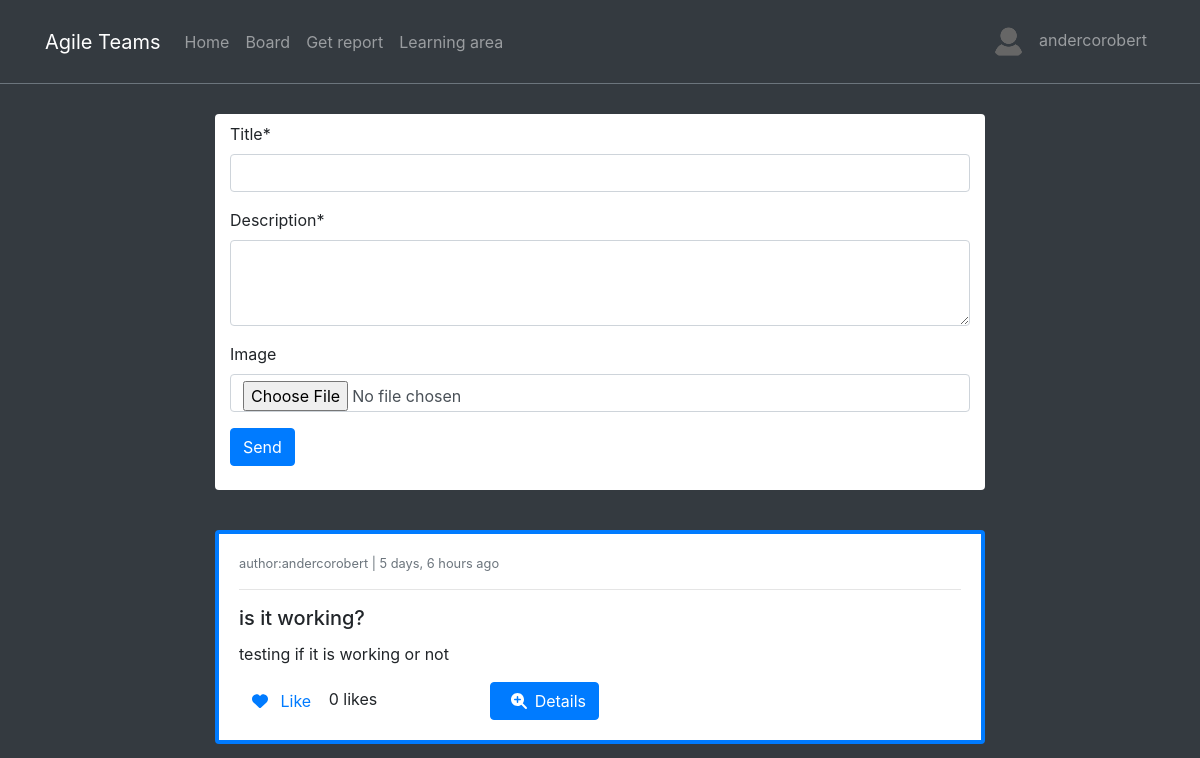
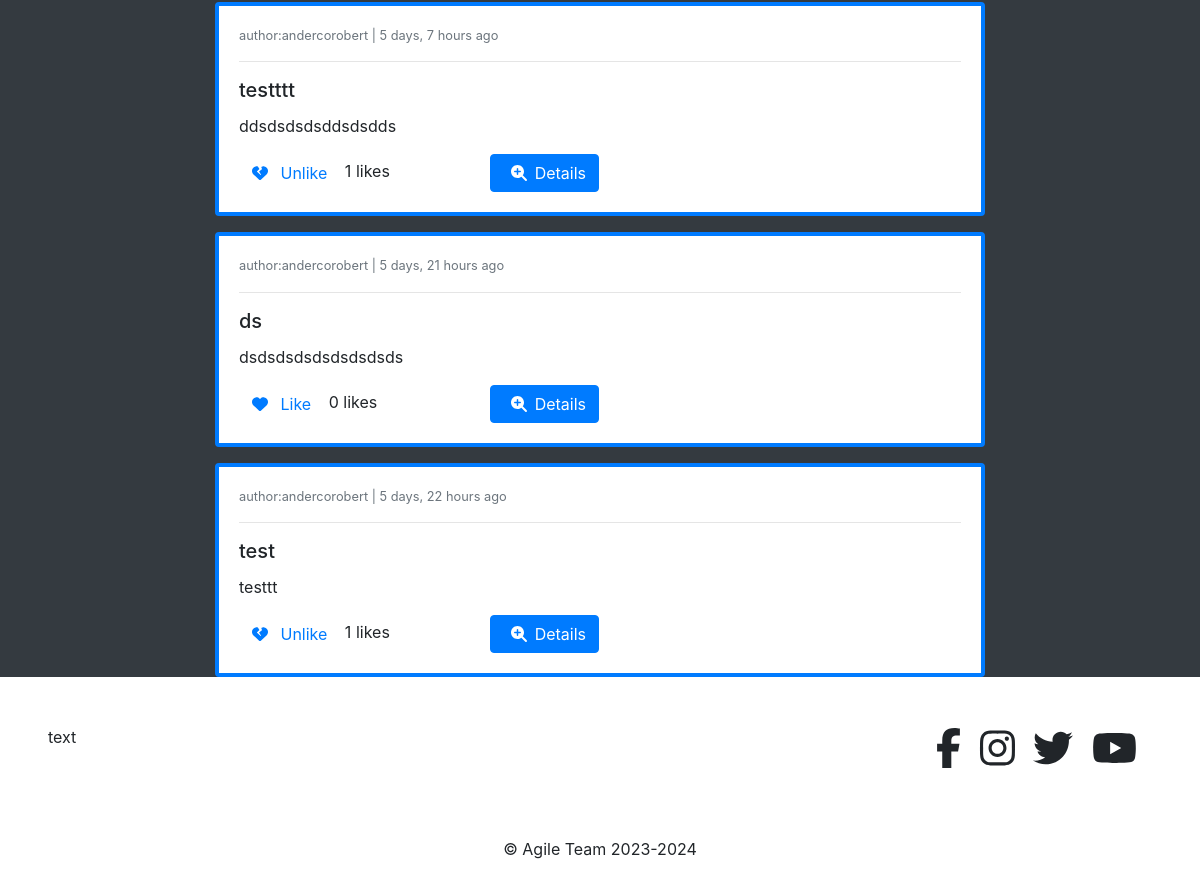
The app's page /posts/ (signed in), older data (2 pictures, top to bottom).
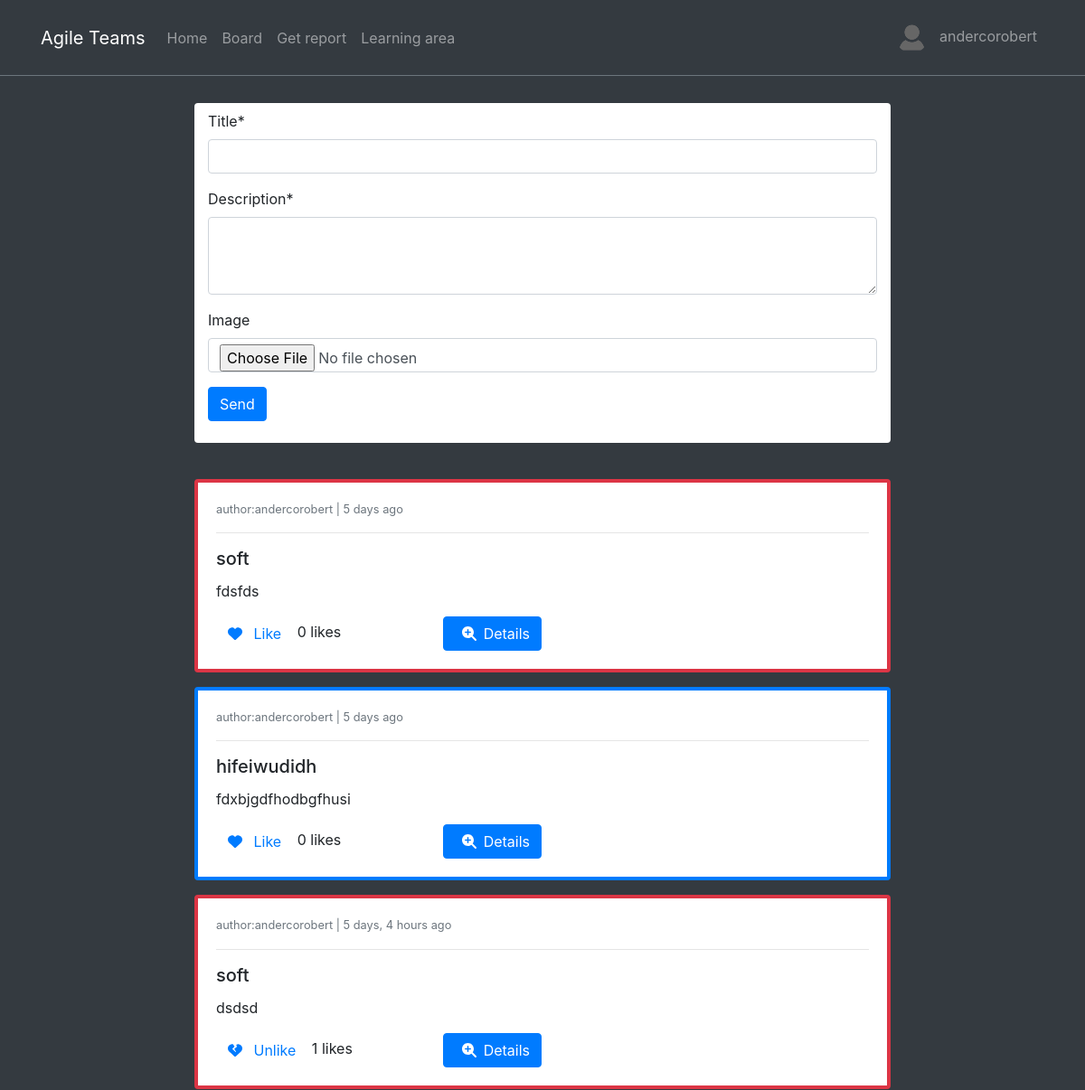
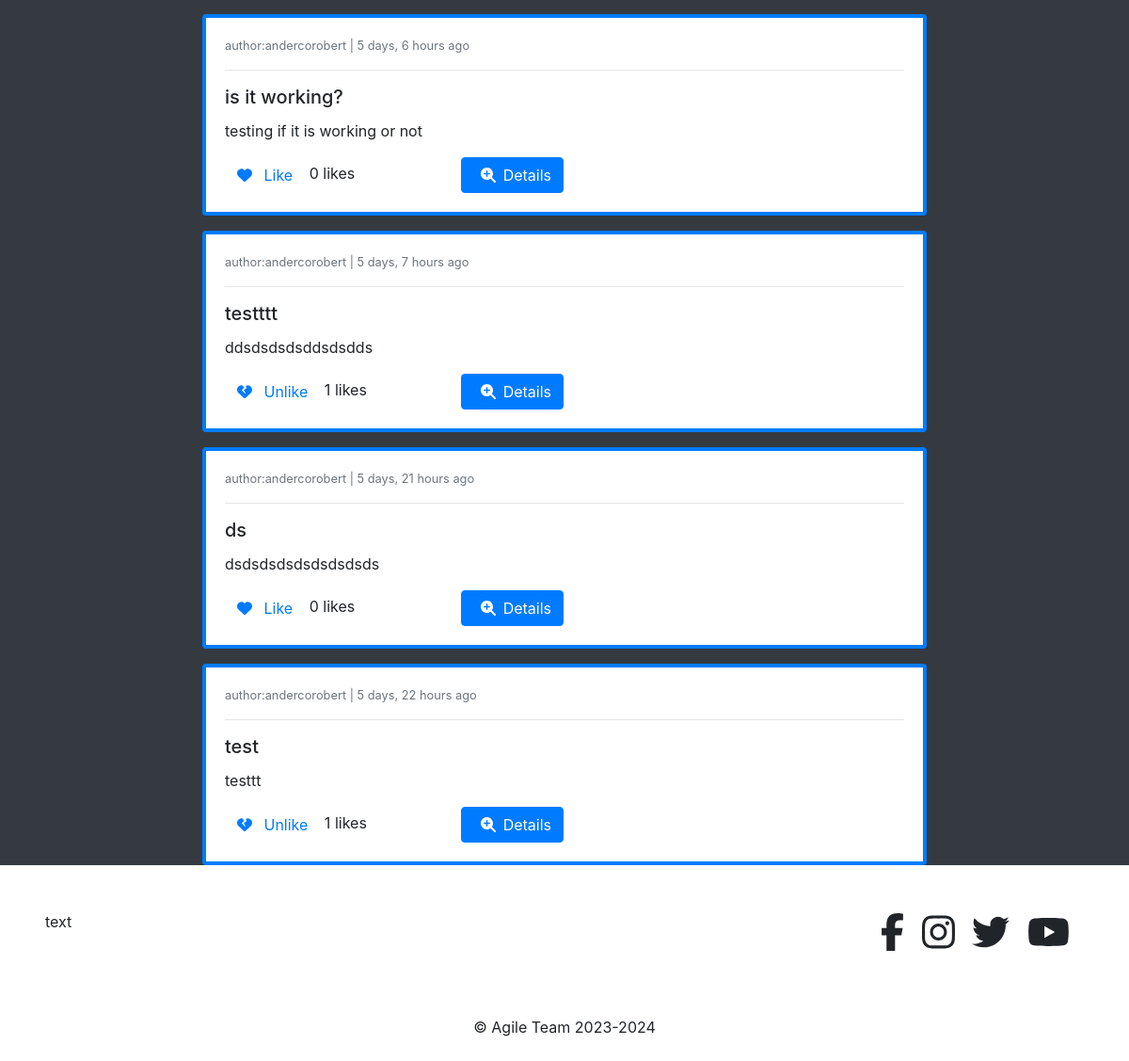
The same page, newer data (2 pictures, top to bottom).
### posts/models.py (models this page shows, shortened)
class Post(models.Model):
    author = models.ForeignKey(Profile, on_delete=models.CASCADE)
    liked = models.ManyToManyField(Profile, related_name="liked", blank=True)
    updated = models.DateTimeField(auto_now=True)
    created = models.DateTimeField(auto_now_add=True)

class GeneralPost(Post):
    title = models.CharField(max_length=200)
    description = models.CharField(max_length=300)
    image = models.ImageField(upload_to=get_upload_path, blank=True, validators=[FileExtensionValidator(['png','jpg', 'jpeg'])])
    def get_absolute_url(self):
        return reverse("posts:gp-detail", kwargs={"pk": self.pk})

class Post(models.Model):
    author = models.ForeignKey(Profile, on_delete=models.CASCADE)
    liked = models.ManyToManyField(Profile, related_name="liked", blank=True)
    updated = models.DateTimeField(auto_now=True)
    created = models.DateTimeField(auto_now_add=True)

class ProblemPost(Post):
    report = models.ForeignKey(Report, on_delete=models.CASCADE)
    problem_reported = models.ForeignKey(ProblemReported, on_delete=models.CASCADE)
    objects = PostManager()
    def get_absolute_url(self):
        return reverse("posts:pp-detail", kwargs={"pk1": self.pk, 'pk': self.problem_reported.id})

### profiles/models.py (models this page shows)
class Profile(models.Model):
    user = models.OneToOneField(User, on_delete=models.CASCADE)
    bio = models.TextField()
    profile_picture = models.ImageField(upload_to=get_upload_path, default="uploads/profile/img/avatar.png", validators=[FileExtensionValidator(['png','jpg', 'jpeg'])])
    team = models.CharField(max_length=200)
    updated = models.DateTimeField(auto_now=True)
    created = models.DateTimeField(auto_now_add=True)
    def __str__(self):
        return "{}".format(self.user)

### reports/models.py (models this page shows, shortened)
class ProblemReported(models.Model):
    category = models.ForeignKey(Category, on_delete=models.CASCADE)
    description = models.TextField()
    problem_id = models.CharField(max_length=12, unique=True, blank=True, default=random_code)
    breakdown = models.PositiveIntegerField()
    public = models.BooleanField(default=False)
    user = models.ForeignKey(User, on_delete=models.CASCADE)
    report = models.ForeignKey(Report, on_delete=models.CASCADE)
    updated = models.DateTimeField(auto_now=True)
    created = models.DateTimeField(auto_now_add=True)
    objects=ProblemReportedManager()
    class Meta:
        verbose_name = "Problem Reported"
        verbose_name_plural = "Problems Reported"

### categories/models.py (models this page shows)
class Category(models.Model):
    name = models.CharField(max_length=200)
    description = models.TextField(blank=True)
    updated = models.DateTimeField(auto_now=True)
    created = models.DateTimeField(auto_now_add=True)
    def __str__(self):
        return self.name
    class Meta:
        verbose_name = "Category"
        verbose_name_plural = "Categories"

### posts/views.py (the view)
# urls.py: path('', PostCreateView.as_view(), name='post-list'),
class PostCreateView(FormUserRequiredMixin, CreateView):
    form_class = PostForm
    template_name = 'posts/board.html'
    success_url = reverse_lazy('posts:post-list')
    def get_context_data(self, **kwargs):
        qs1 = ProblemPost.objects.public_only()
        qs2 = GeneralPost.objects.all()
        qs = sorted(chain(qs1, qs2), reverse=True, key=lambda obj: obj.created)
        context=super().get_context_data(**kwargs)
        context["object_list"]= qs
        return context

### posts/forms.py (shortened to what this page needs)
class PostForm(forms.ModelForm):
    description = forms.CharField(widget=forms.Textarea(attrs={'rows':3}))
    class Meta:
        model = GeneralPost
        fields = ('title', 'description', 'image')

### posts/models.py (called while the page is built)
    def public_only(self):
        return self.filter(problem_reported__public = True)

### profiles/context_processors.py (called while the page is built)
def profile_pic(request):
    if request.user.is_authenticated:
        user = request.user
        try:
            profile_obj = Profile.objects.get(user=user)
            pic = profile_obj.profile_picture
        except Profile.DoesNotExist:
            pic = None
        return {'picture':pic}
    return {}

def get_profile(request):
    if request.user.is_authenticated:
        user = request.user
        try:
            profile_obj = Profile.objects.get(user=user)
        except Profile.DoesNotExist:
            pic = None
        return {'profile':profile_obj}
    return {}

### posts/templates/posts/board.html (shortened to what this page needs)
{% extends 'base.html' %}
{% load crispy_forms_tags %}
{% block content %}
<div class="col-8 mx-auto" style="margin-top: 70px;">
    <div class ='container bg-white pt-2 pb-4 rounded'>
        <form action="" method="POST" enctype="multipart/form-data">
            {{form|crispy}}
            <button type="submit" class="btn btn-primary">Send</button>
        </form>
    </div>
    <br>
    {% for obj in object_list %}
        <div class="{% if obj.problem_reported %}border-danger{% else %}border-primary{% endif %} card card-body mt-3" style="border-width: 4px;">
            {% if obj.problem_reported %}
                <small class='text-muted'> author:{{obj.problem_reported.user}} | {{obj.problem_reported.created|timesince}} ago </small>
                <hr>
                <h5 class= 'card-title'> {{obj.problem_reported.category}}</h5>
                <p class='card-text'> {{obj.problem_reported.description}}</p>
            {% else %}
                <small class='text-muted'> author:{{obj.author}} | {{obj.created|timesince}} ago </small>
                <hr>
                <h5 class='card-title'> {{obj.title}}</h5>
                <p class='card-text'> {{obj.description}}</p>
            {% endif %}
            <form action="{% url "posts:post-like" %}" method='POST'>
                <div class='row'>
                    <div class='col-4'>
                        <button class='btn btn-link' type='submit' style="text-decoration:none">
                        {% if profile not in obj.liked.all%}
                                <i class="fa-solid fa-heart"></i>
                                <span class='ml-2'>Like</span>
                        {% else %}
                                <i class="fa-solid fa-heart-crack"></i>
                                <span class='ml-2'>Unlike</span>
                        {% endif %}
                        </button>
                        <span class="text-black"> {{obj.liked.all.count}} likes </span>
                    </div>
                    <div class='col-4'>
                        <a href='{{obj.get_absolute_url}}' class='btn btn-primary'>
                            <span class='ml-2'><i class="fa-solid fa-magnifying-glass-plus mr-2"></i>Details </span>
                        </a>
                    </div>
                </div>
            </form>
        </div>
    {% endfor %}
</div>
{% endblock content %}

### templates/base.html (shortened to what this page needs)
{% load static %}
<!doctype html>
<html lang="en">
<head>
    <link rel="stylesheet" type="text/css" href="{% static "css/style.css" %}"
   <link rel="stylesheet" href="https://cdn.jsdelivr.net/npm/bootstrap@4.4.1/dist/css/bootstrap.min.css">
    <link href="//maxcdn.bootstrapcdn.com/bootstrap/4.1.1/css/bootstrap.min.css" rel="stylesheet" id="bootstrap-css">
</head>
<body>
   {% include 'navbar.html' %}
    <section class="bg-dark">
        <div class="pt-big">
        {% block content %}
        {% endblock content %}
        </div>
    </section>
    {% include "footer.html" %}
</body>
</html>

### templates/navbar.html (shortened to what this page needs)
<nav class="navbar navbar-icon-top navbar-expand-lg navbar-dark bg-dark border-bottom border-secondary fixed-top py-3">
    <div class="container">
        <a class="navbar-brand" href="{{ path_home }}">Agile Teams</a>
        <div class="collapse navbar-collapse" id="navbarSupportedContent">
            <ul class="navbar-nav mr-auto">
                <li class="nav-item">
                    <a class="nav-link" href="{% url "reports:home" %}">Home</a>
                </li>
                <li class="nav-item">
                    <a class="nav-link" href="{% url "posts:post-list" %}">Board</a>
                </li>
                <li class="nav-item">
                    <a class="nav-link" href="{% url "reports:select-view" %}">Get report</a>
                </li>
                <li class="nav-item">
                    <a class="nav-link" href="">Learning area</a>
                </li>
            </ul>
            <ul class='navbar-nav'>
                {% if request.user.is_authenticated %}
                <li class='nav-item'>
                    <a class='nav-link' href=''>
                        <img src='{{picture.url}}' class='img-avatar' alt='profile picture'>
                        <span class='ml-2'> {{request.user}} </span>
                    </a>
                </li>
                {% endif %}
            </ul>
        </div>
    </div>
</nav>

### templates/footer.html (shortened to what this page needs)
<footer>
    <div class="col-12">
        <div class="row">
            <div class="col-8 p-5">
text
            </div>
            <div class="col-4 p-5">
                <div class="container h1 text-right">
                    <i class="fab fa-facebook-f ml-2"></i>
                    <i class="fab fa-instagram ml-2"></i>
                    <i class="fab fa-twitter ml-2"></i>
                    <i class="fab fa-youtube ml-2"></i>
                </div>
            </div>
        </div>
    </div>
    <div class="col-12 bg-white text-center p-2"><p>&copy; Agile Team 2023-2024<p></div>
</footer>

### static_project/css/style.css (style rules this page uses)
.pt-big { padding-top: 20px; }
.img-avatar { height: 35px; width: 35px; border-radius: 50%; }

Row changes from the older to the newer data that the page shows:
added ProblemPost: problem_reported.user "andercorobert", problem_reported.created "5 days", problem_reported.category "soft", problem_reported.description "fdsfds", shows "Like", liked.all.count "0"
added GeneralPost: author "andercorobert", created "5 days", title "hifeiwudidh", description "fdxbjgdfhodbgfhusi", shows "Like", liked.all.count "0"
added ProblemPost: problem_reported.user "andercorobert", problem_reported.created "5 days, 4 hours", problem_reported.category "soft", problem_reported.description "dsdsd", shows "Unlike", liked.all.count "1"
